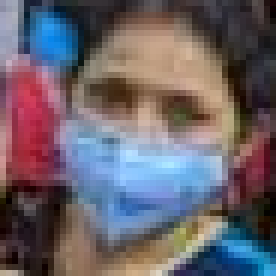
#> input picture projects/mask_detection/Face Mask Dataset/Train/WithMask/183.png, 46 x 46 px (shown 6 times larger); its folder holds only this picture in this run
$ python main.py
#> lines starting #> are read from the running program, lines starting #| are printed output that depends on the picture
import os
import cv2
import numpy as np
from sklearn.model_selection import train_test_split
from sklearn.neural_network import MLPClassifier
from sklearn.metrics import accuracy_score
from sklearn.preprocessing import StandardScaler
import pickle

# Function to load and process images from a specified folder in grayscale
def load_images_from_folder(main_folder, img_size=(100, 100)):
#> called with main_folder = 'Face Mask Dataset/Train', img_size = (100, 100)
    images = []
    labels = []

    for class_name in os.listdir(main_folder):
        class_folder = os.path.join(main_folder, class_name)
        if os.path.isdir(class_folder):
            label = 1 if class_name == 'WithMask' else 0  # 1 for with mask, 0 for without mask
            for filename in os.listdir(class_folder):
                img_path = os.path.join(class_folder, filename)
                img = cv2.imread(img_path, cv2.IMREAD_GRAYSCALE)  # Read image in grayscale
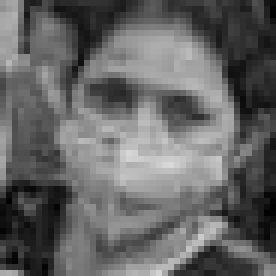
#> img: shape (46, 46) (shown 6 times larger); min 1, max 217, mean 100.9
                if img is not None:
                    img_resized = cv2.resize(img, img_size)  # Resize image
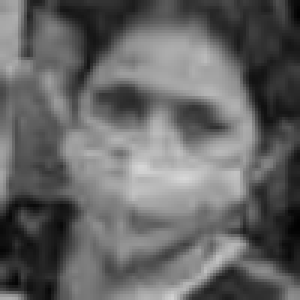
#> img_resized: shape (100, 100) (shown 3 times larger); min 2, max 215, mean 100.7
                    img_flattened = img_resized.flatten()  # Flatten to 1D array
#> img_flattened = 10000 values, max 215 at index 5961, min 2 at index 499, mean 100.7
                    images.append(img_flattened)
                    labels.append(label)  # Use the folder name as the label
#> pass 2 of the loop in load_images_from_folder, `for class_name in os.listdir(main_folder):`:
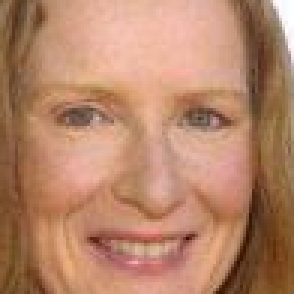
#> input picture projects/mask_detection/Face Mask Dataset/Train/WithoutMask/1094.png, 98 x 98 px (shown 3 times larger)
#> in load_images_from_folder, `img = cv2.imread(img_path, cv2.IMREAD_GRAYSCALE)`:
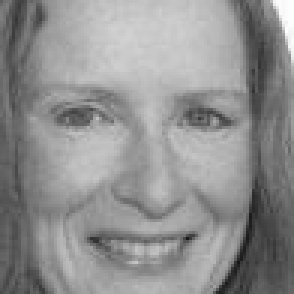
#> img: shape (98, 98) (shown 3 times larger); min 23, max 254, mean 144.2
#> img_flattened = 10000 values, max 254 at index 99, min 33 at index 8084, mean 144.1

    return np.array(images), np.array(labels)

# Load datasets from the specified folders
train_folder_path = 'Face Mask Dataset/Train'
val_folder_path = 'Face Mask Dataset/Validation'
test_folder_path = 'Face Mask Dataset/Test'

X_train, y_train = load_images_from_folder(train_folder_path)
#> y_train = [1, 0]
X_val, y_val = load_images_from_folder(val_folder_path)
#> (the run stopped early here; a loop or call above may not have finished)
